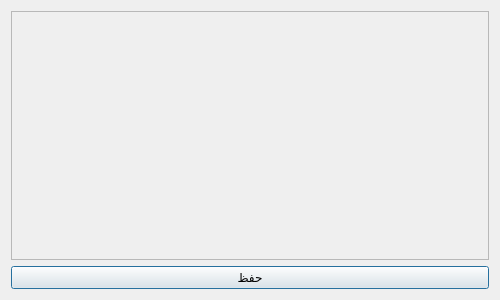
<?xml version="1.0" encoding="UTF-8"?>
<ui version="4.0">
 <class>ShortCutSettings</class>
 <widget class="QDialog" name="ShortCutSettings">
  <property name="geometry">
   <rect>
    <x>0</x>
    <y>0</y>
    <width>500</width>
    <height>300</height>
   </rect>
  </property>
  <property name="minimumSize">
   <size>
    <width>500</width>
    <height>300</height>
   </size>
  </property>
  <property name="maximumSize">
   <size>
    <width>500</width>
    <height>300</height>
   </size>
  </property>
  <property name="windowTitle">
   <string>إعدادات الاختصارات</string>
  </property>
  <property name="layoutDirection">
   <enum>Qt::RightToLeft</enum>
  </property>
  <property name="styleSheet">
   <string notr="true"/>
  </property>
  <layout class="QVBoxLayout" name="verticalLayout">
   <item>
    <widget class="QScrollArea" name="scrollArea">
     <property name="widgetResizable">
      <bool>true</bool>
     </property>
     <property name="horizontalScrollBarPolicy">
      <enum>Qt::ScrollBarAlwaysOff</enum>
     </property>
     <widget class="QWidget" name="scrollAreaWidgetContents">
      <property name="geometry">
       <rect>
        <x>0</x>
        <y>0</y>
        <width>480</width>
        <height>251</height>
       </rect>
      </property>
      <layout class="QHBoxLayout" name="horizontalLayout">
       <property name="spacing">
         <number>5</number>
       </property>
       <property name="leftMargin">
         <number>5</number>
       </property>
       <property name="topMargin">
         <number>5</number>
       </property>
       <property name="rightMargin">
         <number>5</number>
       </property>
       <property name="bottomMargin">
         <number>5</number>
       </property>
       <item>
        <layout class="QVBoxLayout" name="right_column"/>
       </item>
       <item>
        <layout class="QVBoxLayout" name="left_column"/>
       </item>
      </layout>
     </widget>
    </widget>
   </item>
   <item>
    <widget class="QPushButton" name="save_btn">
     <property name="text">
      <string>حفظ</string>
     </property>
    </widget>
   </item>
  </layout>
 </widget>
 <resources/>
 <connections/>
</ui>
